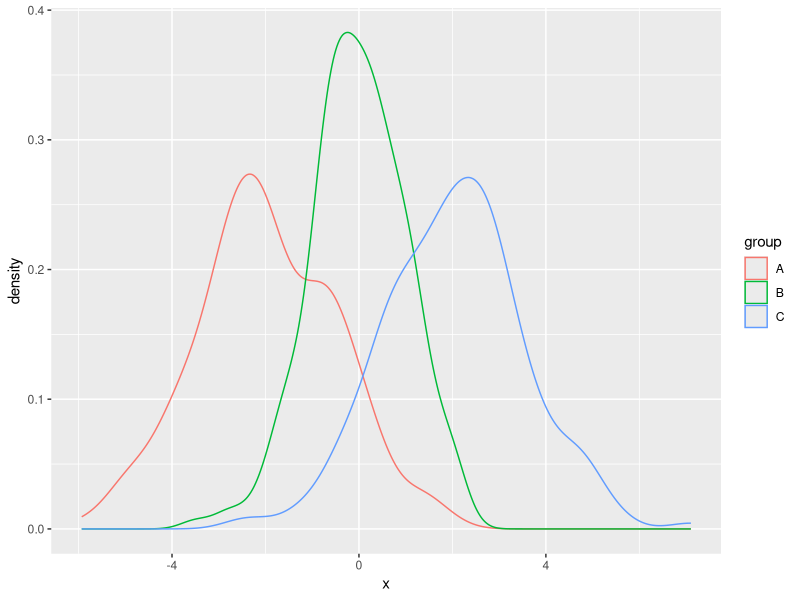
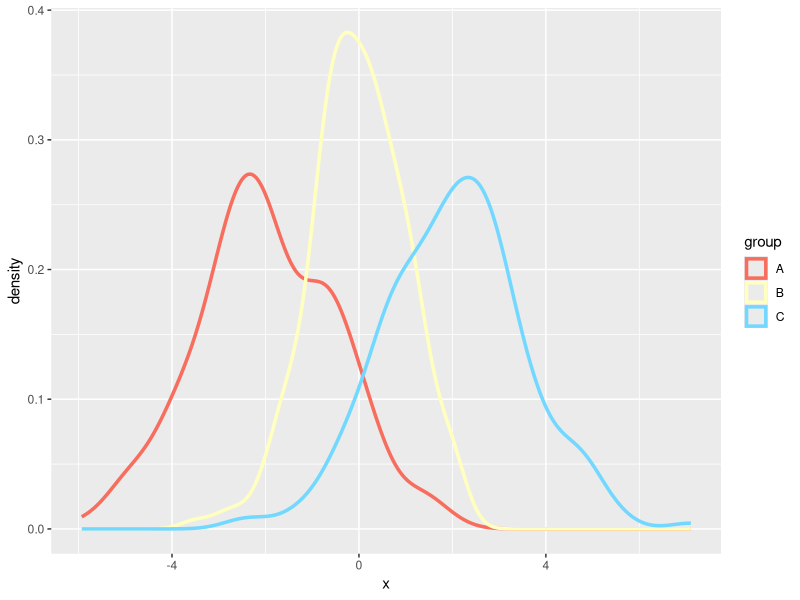
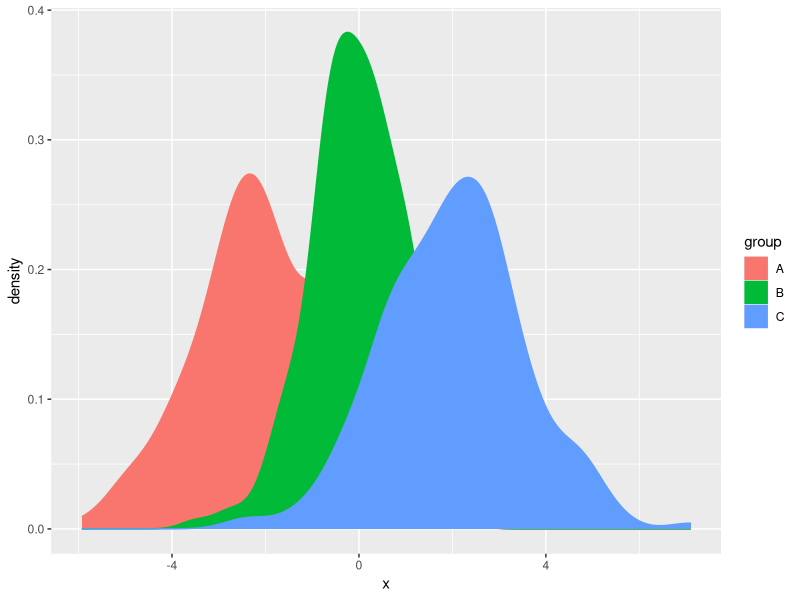
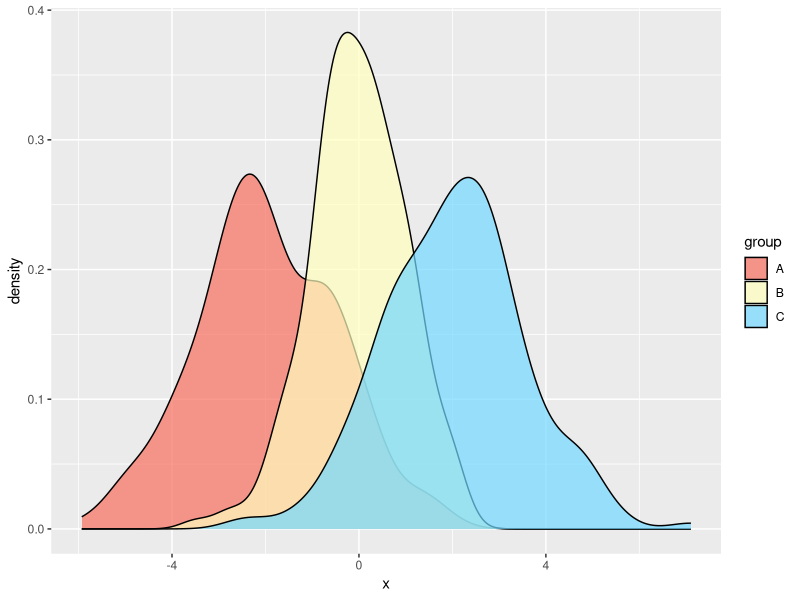
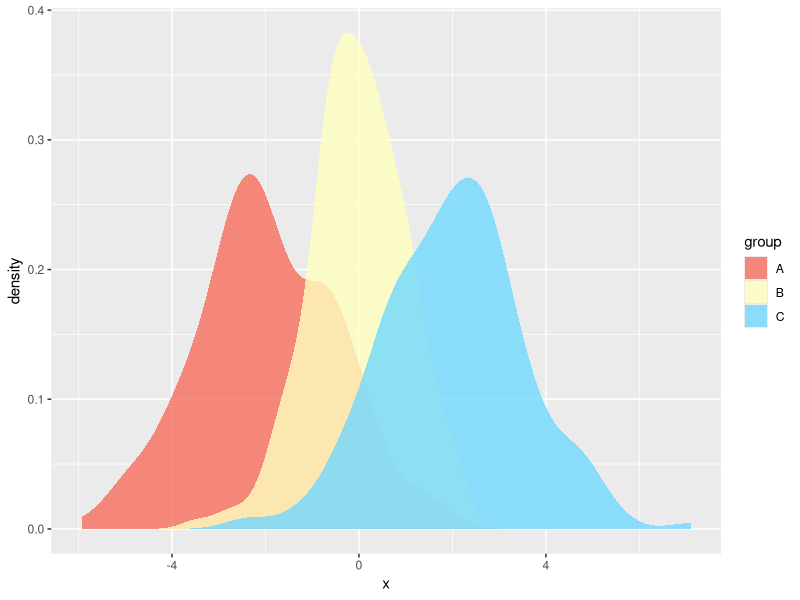
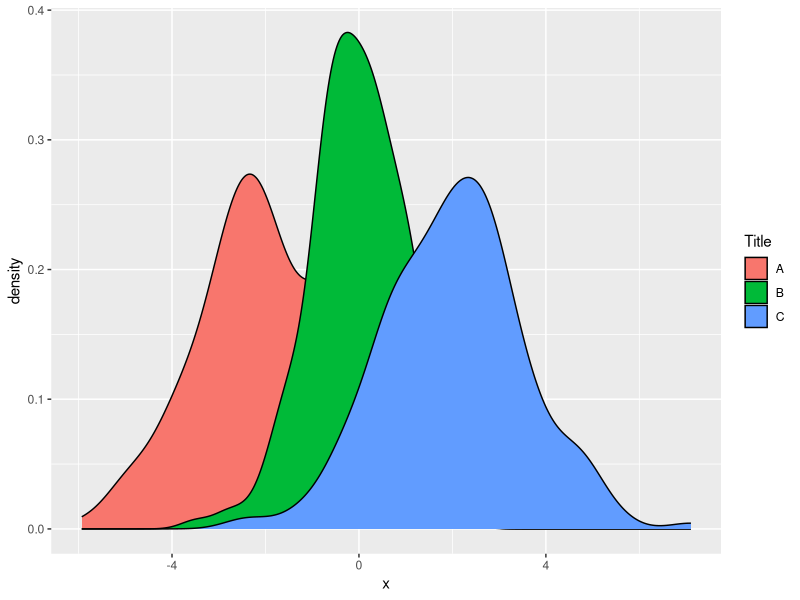
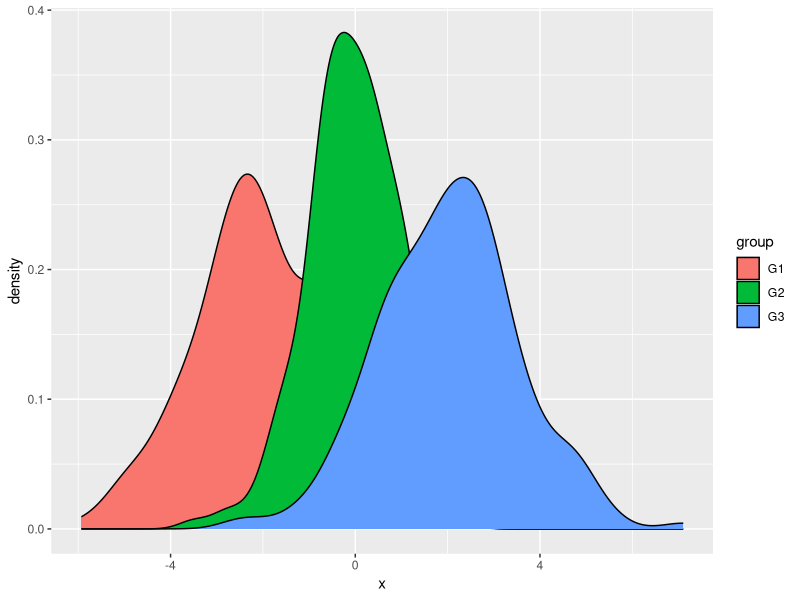
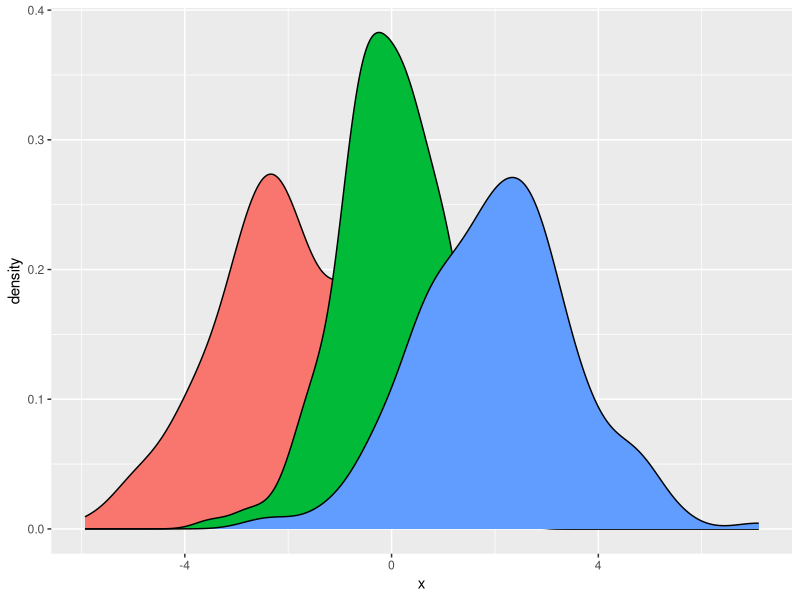

R code for these plots, in order:
library(ggplot2)

# Data
set.seed(5)
x <- c(rnorm(200, mean = -2, 1.5),
       rnorm(200, mean = 0, sd = 1),
       rnorm(200, mean = 2, 1.5))
group <- c(rep("A", 200), rep("B", 200), rep("C", 200))
df <- data.frame(x, group)


# Basic density plot in ggplot2
ggplot(df, aes(x = x, colour = group)) +
  geom_density()

# color palette for the lines
cols <- c("#F76D5E", "#FFFFBF", "#72D8FF")
ggplot(df, aes(x = x, colour = group)) +
  geom_density(lwd = 1.2, linetype = 1) + 
  scale_color_manual(values = cols)

# Fill the density areas
ggplot(df, aes(x = x, colour = group, fill = group)) +
  geom_density()

# Transparency and custom colors
cols <- c("#F76D5E", "#FFFFBF", "#72D8FF")
ggplot(df, aes(x = x, fill = group)) +
  geom_density(alpha = 0.7) + 
  scale_fill_manual(values = cols)

# Remove the lines
cols <- c("#F76D5E", "#FFFFBF", "#72D8FF")
ggplot(df, aes(x = x, fill = group)) +
  geom_density(alpha = 0.8, color = NA) + 
  scale_fill_manual(values = cols)

# Legend customization
# Custom title
ggplot(df, aes(x = x, fill = group)) +
  geom_density() + 
  guides(fill = guide_legend(title = "Title"))

# Custom labels
ggplot(df, aes(x = x, fill = group)) +
  geom_density() + 
  scale_fill_hue(labels = c("G1", "G2", "G3"))

# Remove the legend
ggplot(df, aes(x = x, fill = group)) +
  geom_density() + 
  theme(legend.position = "none")
